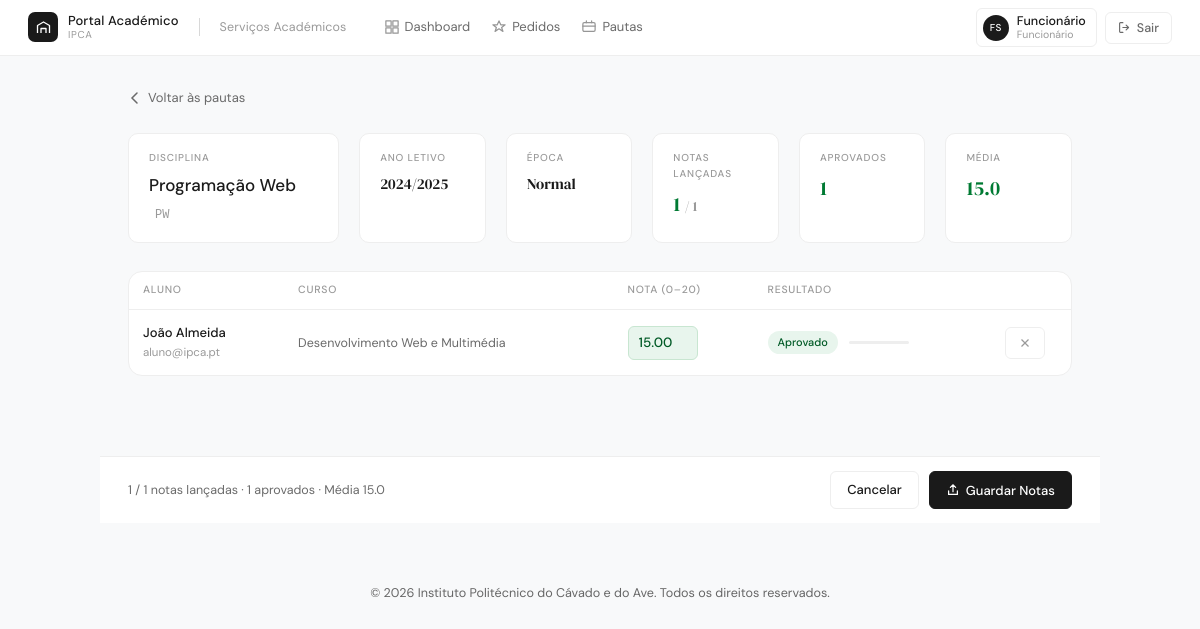
Page /servicos-academicos/lancar-notas.php?pauta_id=1 (signed in) on the committed database.
### tables this page shows
CREATE TABLE `pautas` (
  `id` int(11) NOT NULL,
  `disciplina_id` int(11) NOT NULL,
  `ano_letivo` varchar(20) DEFAULT NULL,
  `epoca` enum('Normal','Recurso','Especial') DEFAULT NULL,
  `data_criacao` timestamp NOT NULL DEFAULT current_timestamp(),
  `criado_por` int(11) DEFAULT NULL
);

CREATE TABLE `disciplinas` (
  `id` int(11) NOT NULL,
  `nome_disciplina` varchar(100) NOT NULL,
  `sigla` varchar(20) DEFAULT NULL
);

CREATE TABLE `notas` (
  `id` int(11) NOT NULL,
  `aluno_id` int(11) DEFAULT NULL,
  `disciplina_id` int(11) DEFAULT NULL,
  `nota` decimal(4,2) DEFAULT NULL,
  `epoca` varchar(50) DEFAULT NULL,
  `ano_letivo` varchar(20) DEFAULT NULL,
  `pauta_id` int(11) DEFAULT NULL
);

CREATE TABLE `utilizadores` (
  `id` int(11) NOT NULL,
  `nome` varchar(100) DEFAULT NULL,
  `email` varchar(100) DEFAULT NULL,
  `password` varchar(255) DEFAULT NULL,
  `perfil_id` int(11) DEFAULT NULL,
  `created_at` timestamp NOT NULL DEFAULT current_timestamp()
);

CREATE TABLE `cursos` (
  `id` int(11) NOT NULL,
  `nome` varchar(100) NOT NULL,
  `sigla` varchar(20) DEFAULT NULL,
  `horario_pdf` varchar(255) DEFAULT NULL
);

### servicos-academicos/lancar-notas.php (the view, shortened to what this page needs)
<?php
require_once '../config/db.php';
$pauta_id = (int)($_GET['pauta_id'] ?? 0);
$stmtP = $pdo->prepare("
    SELECT p.*, d.nome_disciplina, d.sigla, u.nome AS criado_por_nome
    FROM pautas p
    JOIN disciplinas d ON d.id = p.disciplina_id
    LEFT JOIN utilizadores u ON u.id = p.criado_por
    WHERE p.id = ?
");
$stmtP->execute([$pauta_id]);
$pauta = $stmtP->fetch(PDO::FETCH_ASSOC);
$notas = $pdo->prepare("
    SELECT n.id AS nota_id, n.nota, n.aluno_id,
           u.nome AS aluno_nome, u.email AS aluno_email,
           c.nome AS curso_nome
    FROM notas n
    JOIN alunos a ON a.id = n.aluno_id
    JOIN utilizadores u ON u.id = a.id
    LEFT JOIN cursos c ON c.id = a.curso_id
    WHERE n.pauta_id = ?
    ORDER BY u.nome ASC
");
$notas->execute([$pauta_id]);
$notas = $notas->fetchAll(PDO::FETCH_ASSOC);
$total     = count($notas);
$lancadas  = count(array_filter($notas, fn($n) => $n['nota'] !== null));
$aprovados = count(array_filter($notas, fn($n) => $n['nota'] !== null && (float)$n['nota'] >= 10));
$media     = $lancadas > 0
    ? array_sum(array_map(fn($n) => (float)$n['nota'], array_filter($notas, fn($n) => $n['nota'] !== null))) / $lancadas
    : null;
include '../includes/header.php';
?>
<div class="page-body">
    <a href="pautas.php" class="back-link">
        <svg viewBox="0 0 14 14" fill="none" stroke="currentColor" stroke-width="1.5" stroke-linecap="round"><path d="M9 2L4 7l5 5"/></svg>
        Voltar às pautas
    </a>
    <div class="pauta-info">
        <div class="pi-item" style="flex:2;">
            <div class="pi-label">Disciplina</div>
            <div class="pi-val" style="font-size:17px;font-family:'DM Sans',sans-serif;font-weight:500;">
                <?= htmlspecialchars($pauta['nome_disciplina']) ?>
                <span style="font-size:12px;font-family:monospace;color:var(--text-faint);font-weight:400;margin-left:6px;"><?= htmlspecialchars($pauta['sigla']) ?></span>
            </div>
        </div>
        <div class="pi-item">
            <div class="pi-label">Ano Letivo</div>
            <div class="pi-val" style="font-size:15px;"><?= htmlspecialchars($pauta['ano_letivo']) ?></div>
        </div>
        <div class="pi-item">
            <div class="pi-label">Época</div>
            <div class="pi-val" style="font-size:15px;"><?= htmlspecialchars($pauta['epoca']) ?></div>
        </div>
        <div class="pi-item">
            <div class="pi-label">Notas Lançadas</div>
            <div class="pi-val green"><?= $lancadas ?> <span style="font-size:14px;color:var(--text-faint);">/ <?= $total ?></span></div>
        </div>
        <div class="pi-item">
            <div class="pi-label">Aprovados</div>
            <div class="pi-val green"><?= $aprovados ?></div>
        </div>
        <div class="pi-item">
            <div class="pi-label">Média</div>
            <div class="pi-val <?= $media !== null && $media >= 10 ? 'green' : '' ?>">
                <?= $media !== null ? number_format($media, 1) : '—' ?>
            </div>
        </div>
    </div>
    <?php if (empty($notas)): ?>
        <div class="card">
            <div style="text-align:center;padding:50px;color:var(--text-faint);font-size:13px;">
                Nenhum aluno nesta pauta.
                <br><a href="criar_pauta.php" style="color:var(--green);font-weight:500;margin-top:8px;display:inline-block;">Criar nova pauta com alunos</a>
            </div>
        </div>
    <?php else: ?>
    <form method="POST" id="notasForm">
        <div class="card" style="margin-bottom:80px;">
            <table class="data-table">
                <thead>
                    <tr>
                        <th>Aluno</th>
                        <th>Curso</th>
                        <th style="width:140px;">Nota (0–20)</th>
                        <th>Resultado</th>
                        <th style="width:80px;"></th>
                    </tr>
                </thead>
                <tbody>
                    <?php foreach ($notas as $n):
                        $notaVal  = $n['nota'];
                        $notaNum  = $notaVal !== null ? (float)$notaVal : null;
                        $inputCls = $notaNum !== null ? ($notaNum >= 10 ? 'pass' : 'fail') : 'empty';
                    ?>
                    <tr id="row-<?= (int)$n['nota_id'] ?>">
                        <td>
                            <div style="font-weight:500;font-size:13px;"><?= htmlspecialchars($n['aluno_nome']) ?></div>
                            <div style="font-size:11.5px;color:var(--text-faint);"><?= htmlspecialchars($n['aluno_email']) ?></div>
                        </td>
                        <td style="font-size:12.5px;color:var(--text-muted);"><?= htmlspecialchars($n['curso_nome'] ?? '—') ?></td>
                        <td>
                            <input type="number"
                                   name="notas[<?= (int)$n['nota_id'] ?>]"
                                   id="nota-<?= (int)$n['nota_id'] ?>"
                                   class="nota-input <?= $inputCls ?>"
                                   value="<?= $notaVal !== null ? htmlspecialchars($notaVal) : '' ?>"
                                   min="0" max="20" step="0.25"
                                   placeholder="—"
                                   oninput="updateRow(<?= (int)$n['nota_id'] ?>, this.value)">
                        </td>
                        <td id="res-<?= (int)$n['nota_id'] ?>">
                            <?php if ($notaNum !== null): ?>
                                <span class="badge <?= $notaNum >= 10 ? 'badge-success' : 'badge-danger' ?>">
                                    <?= $notaNum >= 10 ? 'Aprovado' : 'Reprovado' ?>
                                </span>
                                <span class="progress-bar-thin">
                                </span>
                            <?php else: ?>
                                <span style="font-size:12px;color:var(--text-faint);">Por lançar</span>
                            <?php endif; ?>
                        </td>
                        <td>
                            <?php if ($notaNum !== null): ?>
                            <button type="button" class="btn btn-sm" style="color:var(--text-faint);" title="Limpar nota"
                                    onclick="clearNota(<?= (int)$n['nota_id'] ?>)">
                                <svg viewBox="0 0 16 16" fill="none" stroke="currentColor" stroke-width="1.4"><line x1="4" y1="4" x2="12" y2="12"/><line x1="12" y1="4" x2="4" y2="12"/></svg>
                            </button>
                            <?php endif; ?>
                        </td>
                    </tr>
                    <?php endforeach; ?>
                </tbody>
            </table>
        </div>
        <div class="save-bar">
            <div class="save-bar-info">
                <span id="statsBar">
                    <?= $lancadas ?> / <?= $total ?> notas lançadas
                    <?= $lancadas > 0 ? '· ' . $aprovados . ' aprovados · Média ' . ($media !== null ? number_format($media,1) : '—') : '' ?>
                </span>
            </div>
            <div style="display:flex;gap:10px;">
                <a href="pautas.php" class="btn">Cancelar</a>
                <button type="submit" class="btn btn-primary">
                    <svg viewBox="0 0 16 16" fill="none" stroke="currentColor" stroke-width="1.4" stroke-linecap="round"><path d="M13 9v4H3V9M8 2v8M5 5l3-3 3 3"/></svg>
                    Guardar Notas
                </button>
            </div>
        </div>
    </form>
    <?php endif; ?>
</div>
<?php include '../includes/footer.php'; ?>

### includes/header.php (style rules this page uses)
*, *::before, *::after { box-sizing: border-box; margin: 0; padding: 0; }
:root { --green: #007a33; --green-mid: #005a26; --green-pale: #e8f5ed; --green-soft: #c8e6d1; --white: #ffffff; --off-white: #F8F9FA; --gray-50: #F4F5F6; --gray-100: #EEEEEE; --gray-200: #D8D8D8; --gray-400: #9A9A9A; --gray-600: #5A5A5A; --black: #1A1A1A; --text-main: #1A1A1A; --text-muted: #6A6A6A; --text-faint: #9A9A9A; --border: 1px solid #EEEEEE; --radius-sm: 6px; --radius-md: 10px; --radius-lg: 14px; --shadow-xs: 0 1px 3px rgba(0,0,0,0.04); --header-h: 56px; --ipca-green: #007a33; --ipca-green-light: #00a34a; --ipca-green-hover: #005f27; --ipca-blue: #1A1A1A; --bg-light: #F8F9FA; --card-bg: #ffffff; --text-dark: #1A1A1A; --text-muted-old: #6A6A6A; --success-bg: #e8f5ed; --success-text: #005a26; --danger-bg: #FEF0EF; --danger-text: #9B2B20; --shadow-refined: 0 1px 3px rgba(0,0,0,0.04); }
html { font-size: 14px; }
body { font-family: 'DM Sans', system-ui, sans-serif; background: var(--off-white); color: var(--text-main); line-height: 1.6; -webkit-font-smoothing: antialiased; }
a { color: inherit; text-decoration: none; }
button { cursor: pointer; font-family: inherit; }
.card { background: var(--white); border: var(--border); border-radius: var(--radius-lg); overflow: hidden; }
.badge { display: inline-flex; align-items: center; padding: 3px 10px; border-radius: 20px; font-size: 11px; font-weight: 500; }
.badge-success, .badge-aprovada { background: var(--green-pale); color: var(--green-mid); }
.btn { display: inline-flex; align-items: center; justify-content: center; gap: 6px; height: 38px; padding: 0 16px; border-radius: var(--radius-sm); font-family: 'DM Sans', sans-serif; font-size: 13px; font-weight: 500; border: var(--border); background: var(--white); color: var(--black); cursor: pointer; transition: all 0.15s; text-decoration: none; white-space: nowrap; }
.btn-primary { background: var(--black); color: white; border-color: var(--black); }
.btn-sm { height: 32px; padding: 0 12px; font-size: 12px; }
.btn svg { width: 14px; height: 14px; flex-shrink: 0; }
.data-table { width: 100%; border-collapse: collapse; }
.data-table th { padding: 10px 14px; text-align: left; font-size: 10.5px; font-weight: 500; text-transform: uppercase; letter-spacing: 0.07em; color: var(--text-faint); border-bottom: var(--border); white-space: nowrap; }
.data-table td { padding: 13px 14px; border-bottom: var(--border); font-size: 13px; vertical-align: middle; }
.data-table tbody tr:last-child td { border-bottom: none; }

### servicos-academicos/lancar-notas.php (style rules this page uses)
.page-body { padding:32px 28px; max-width:1000px; margin:0 auto; }
.back-link { display:inline-flex; align-items:center; gap:6px; font-size:13px; color:var(--text-muted); margin-bottom:24px; transition:color .15s; }
.back-link svg { width:14px; height:14px; }
.pauta-info { display:flex; gap:20px; flex-wrap:wrap; margin-bottom:28px; }
.pi-item { flex:1; min-width:120px; padding:16px 20px; background:var(--white); border:var(--border); border-radius:var(--radius-md); }
.pi-label { font-size:10px; font-weight:500; text-transform:uppercase; letter-spacing:.08em; color:var(--text-faint); margin-bottom:6px; }
.pi-val { font-size:20px; font-weight:300; font-family:'DM Serif Display',serif; color:var(--black); }
.pi-val.green { color:var(--green); }
.nota-input { width:70px; height:34px; padding:0 10px; text-align:center; border:var(--border); border-radius:var(--radius-sm); font-family:'DM Sans',sans-serif; font-size:13.5px; font-weight:500; color:var(--black); background:var(--white); transition:border-color .15s, box-shadow .15s; outline:none; }
.nota-input.pass { background:var(--green-pale); border-color:var(--green-soft); color:var(--green-mid); }
.progress-bar-thin { width:60px; height:3px; background:var(--gray-100); border-radius:2px; overflow:hidden; display:inline-block; vertical-align:middle; margin-left:8px; }
.save-bar { position:sticky; bottom:0; background:var(--white); border-top:var(--border); padding:14px 28px; display:flex; align-items:center; justify-content:space-between; margin:0 -28px; }
.save-bar-info { font-size:12.5px; color:var(--text-muted); }

### rows in the picture
pautas: disciplina.nome_disciplina "Programação Web", disciplina.sigla "PW", ano_letivo "2024/2025", epoca "Normal"
notas: nota "1", nota "15.0", utilizadores.nome "João Almeida", utilizadores.email "aluno@ipca.pt", cursos.nome "Desenvolvimento Web e Multimédia", id+nota "15.00", shows "Aprovado"

### other values in the picture
$sectionLabel "Serviços Académicos"
$link['label'] "Dashboard"
$link['label'] "Pedidos"
$link['label'] "Pautas"
$iniciais "FS"
explode(' ', $nome_sessao)[0] "Funcionário"
$perfil ?: 'Portal' "Funcionário"
$total "1"
